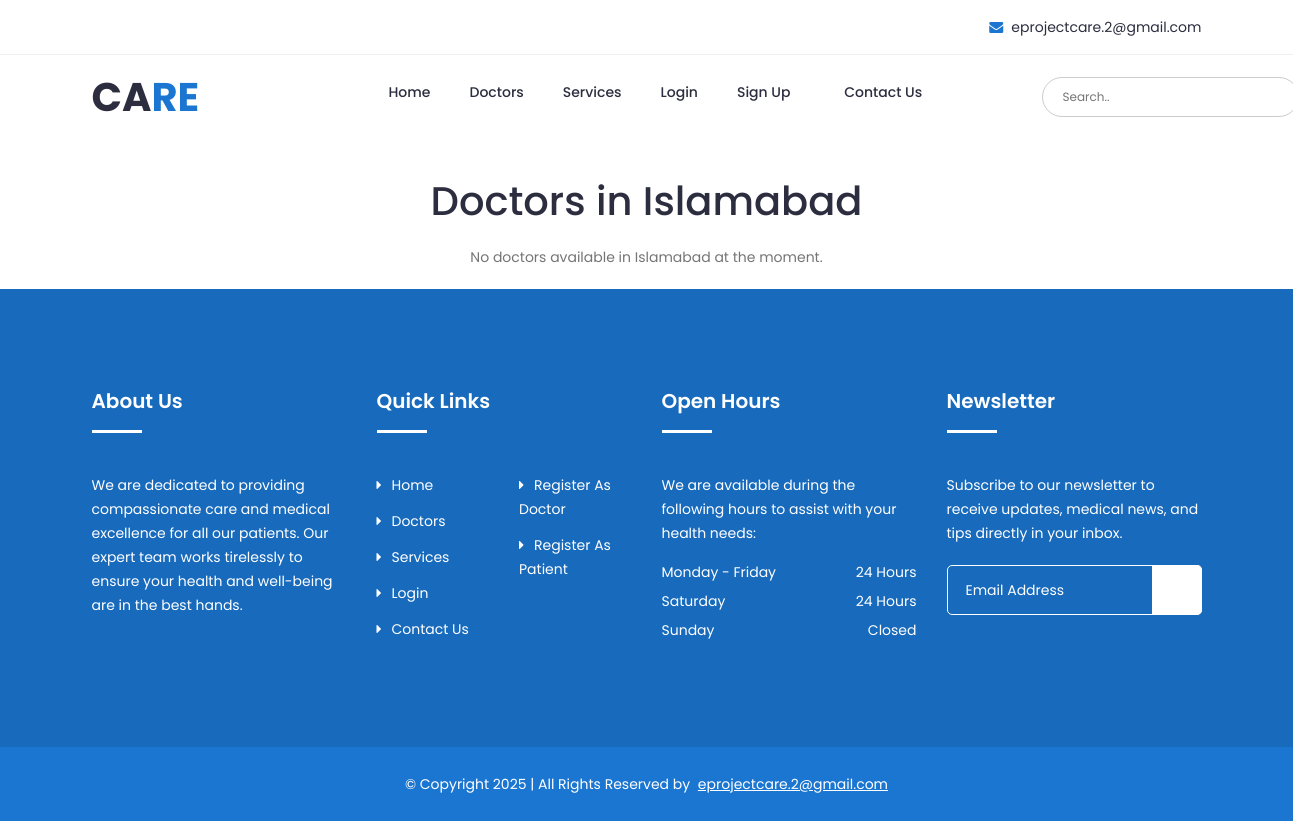
The app's page /islamabad.php, older data.
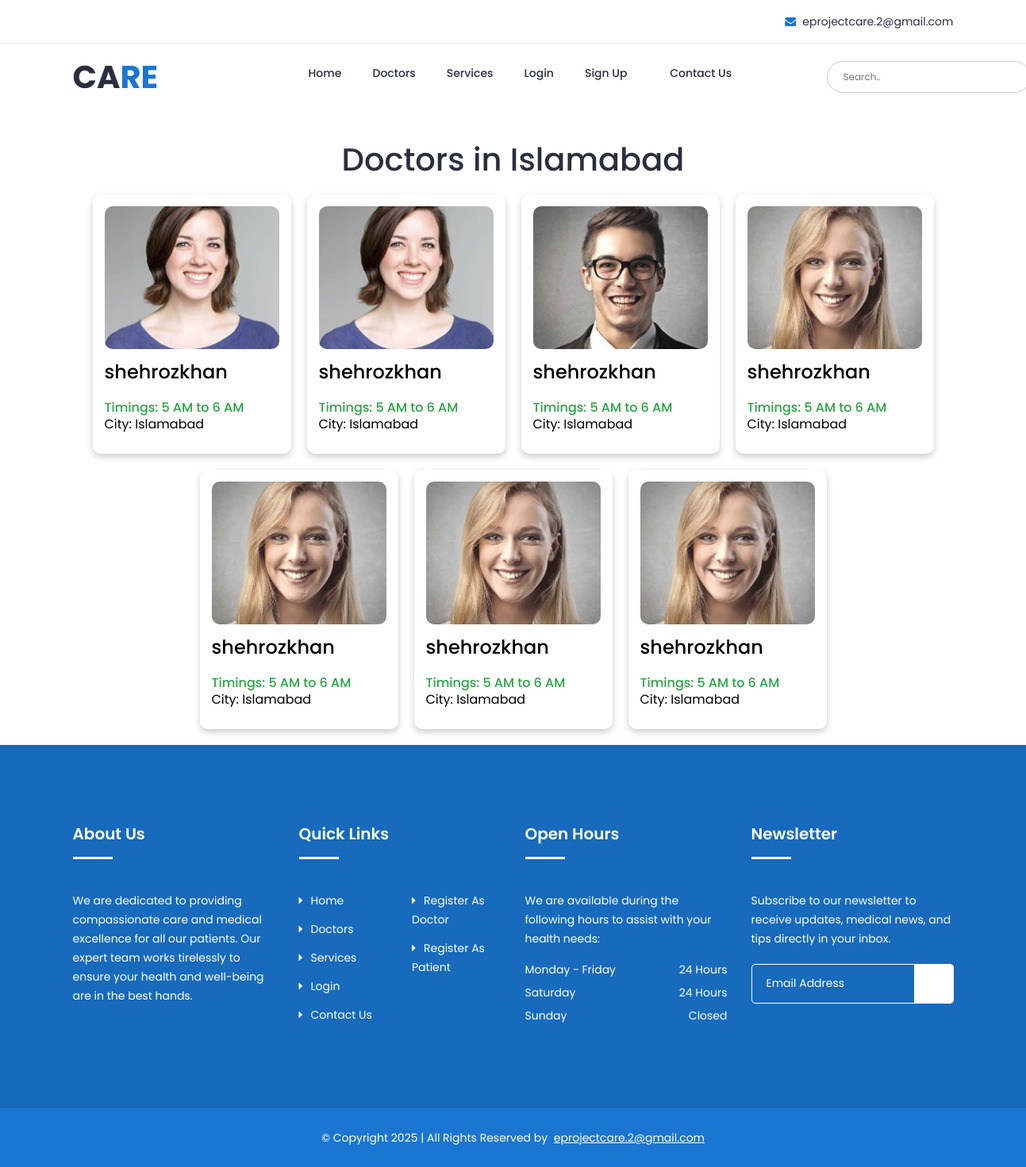
The same page, newer data.
### tables this page shows
CREATE TABLE `doctor` (
  `id` int(11) NOT NULL,
  `name` varchar(255) NOT NULL,
  `specialization` varchar(255) NOT NULL,
  `experience` varchar(100) NOT NULL,
  `city` varchar(50) NOT NULL,
  `time` varchar(50) NOT NULL,
  `bio` text NOT NULL,
  `email` varchar(100) NOT NULL,
  `password` varchar(255) NOT NULL,
  `picture` varchar(255) NOT NULL,
  `status` varchar(20) DEFAULT 'pending'
);

### islamabad.php (the view, shortened to what this page needs)
<?php
$conn = mysqli_connect("localhost", "root", "", "care");
$query = "SELECT * FROM doctor WHERE status = 'accepted' AND city = 'Islamabad'";
$result = mysqli_query($conn, $query);
?>
    <!DOCTYPE html>
<html lang="en">
<head>
    <link href="https://cdn.jsdelivr.net/npm/remixicon@4.5.0/fonts/remixicon.css" rel="stylesheet" />
    <link rel="stylesheet" href="css/bootstrap.min.css">
    <link rel="stylesheet" href="css/nice-select.css">
    <link rel="stylesheet" href="css/font-awesome.min.css">
    <link rel="stylesheet" href="css/icofont.css">
    <link rel="stylesheet" href="css/slicknav.min.css">
    <link rel="stylesheet" href="css/owl-carousel.css">
    <link rel="stylesheet" href="css/datepicker.css">
    <link rel="stylesheet" href="css/animate.min.css">
    <link rel="stylesheet" href="css/magnific-popup.css">
    <link rel="stylesheet" href="css/normalize.css">
    <link rel="stylesheet" href="style.css">
    <link rel="stylesheet" href="css/responsive.css">
</head>
<body>
    <header class="header">
        <div class="topbar">
            <div class="container">
                <div class="row">
                    <div class="col-lg-6 col-md-5 col-12">
                    </div>
                    <div class="col-lg-6 col-md-7 col-12">
                        <ul class="top-contact">
                            <li><i class="fa fa-envelope"></i><a
                                    href="mailto:eprojectcare.2@gmail.com">eprojectcare.2@gmail.com</a></li>
                        </ul>
                    </div>
                </div>
            </div>
        </div>
        <div class="header-inner">
            <div class="container">
                <div class="inner">
                    <div class="row">
                        <div class="col-lg-3 col-md-3 col-12">
                            <div class="logo">
                                <a href="index.php">
                                    <h1>CA<span>RE</span></h1>
                                </a>
                            </div>
                        </div>
                        <div class="col-lg-7 col-md-9 col-12">
                            <div class="main-menu">
                                <nav class="navigation">
                                    <ul class="nav menu">
                                        <li><a href="index.php">Home</i></a>
                                        </li>
                                        <li><a href="alldoc.php">Doctors </a></li>
                                        <li><a href="services.php">Services </a></li>
                                        <li><a href="login.php">Login </i></a>
                                        </li>
                                        <li><a href="signup.php">Sign Up <i class="icofont-rounded-down"></i></a>
                                        </li>
                                        <li><a href="contact.php">Contact Us</a></li>
                                    </ul>
                                </nav>
                            </div>
                        </div>
                        <div class="col-lg-2 col-12"
                            style="display: flex; align-items: center; justify-content: space-between; margin-top: 10px;">
                            <form method="GET" action="" style="display: flex; align-items: center; width: 100%;">
                                <input
                                    style="border-radius: 30px; padding-left: 20px; font-size: 12px; flex-grow: 1; height: 40px;"
                                    type="search" name="search" id="search" placeholder="Search.."
                                    value="<?php echo isset($_GET['search']) ? htmlspecialchars($_GET['search']) : ''; ?>">
                            </form>
                        </div>
                    </div>
                </div>
            </div>
        </div>
    </header>
    <div class="container">
        <h1 class="text-center mt-5">Doctors in Islamabad</h1>
        <div class="doctor-main">
            <?php
            if (mysqli_num_rows($result) > 0) {
                while ($row = mysqli_fetch_assoc($result)) {
                    $doctor_name = htmlspecialchars($row['name']);
                    $doctor_department = htmlspecialchars($row['department']);
                    $doctor_picture = htmlspecialchars($row['picture']);
                    $doctor_timing = htmlspecialchars($row['time']);
            ?>
                    <a href="confirmApp.php?doctor=<?php echo urlencode($doctor_name); ?>&specialty=<?php echo urlencode($doctor_department); ?>" class="d-card1">
                        <div class="c-img">
                            <img src="doctorImage/<?php echo $doctor_picture; ?>" alt="<?php echo $doctor_name; ?>">
                        </div>
                        <div class="c-text">
                            <h1><?php echo $doctor_name; ?></h1>
                            <h5>Timings: <?php echo $doctor_timing; ?></h5>
                            <p>City: <?php echo htmlspecialchars($row['city']); ?></p>
                        </div>
                    </a>
            <?php
                }
            } else {
                echo "<p class='text-center'>No doctors available in Islamabad at the moment.</p>";
            }
            ?>
        </div>
    </div>
<footer id="footer" class="footer">
    <div class="footer-top">
        <div class="container">
            <div class="row">
                <div class="col-lg-3 col-md-6 col-12">
                    <div class="single-footer">
                        <h2>About Us</h2>
                        <p>We are dedicated to providing compassionate care and medical excellence for all our patients. Our expert team works tirelessly to ensure your health and well-being are in the best hands.</p>
                    </div>
                </div>
				<div class="col-lg-3 col-md-6 col-12">
					<div class="single-footer f-link">
						<h2>Quick Links</h2>
						<div class="row">
							<div class="col-lg-6 col-md-6 col-12">
								<ul>
									<li><a href="index.php"><i class="fa fa-caret-right" aria-hidden="true"></i>Home</a></li>
									<li><a href="alldoc.php"><i class="fa fa-caret-right" aria-hidden="true"></i>Doctors</a></li>
									<li><a href="services.php"><i class="fa fa-caret-right" aria-hidden="true"></i>Services</a></li>
									<li><a href="login.php"><i class="fa fa-caret-right" aria-hidden="true"></i>Login</a></li>
									<li><a href="contact.php"><i class="fa fa-caret-right" aria-hidden="true"></i>Contact Us</a></li>
								</ul>
							</div>
							<div class="col-lg-6 col-md-6 col-12">
								<ul>
									<li><a href="singupdoctor.php"><i class="fa fa-caret-right" aria-hidden="true"></i>Register as Doctor</a></li>
									<li><a href="patientsignup.php"><i class="fa fa-caret-right" aria-hidden="true"></i>Register as Patient</a></li>
								</ul>
							</div>
						</div>
					</div>
				</div>
                <div class="col-lg-3 col-md-6 col-12">
                    <div class="single-footer">
                        <h2>Open Hours</h2>
                        <p>We are available during the following hours to assist with your health needs:</p>
                        <ul class="time-sidual">
                            <li class="day">Monday - Friday <span>24 Hours</span></li>
                            <li class="day">Saturday <span>24 Hours</span></li>
                            <li class="day">Sunday <span>Closed</span></li>
                        </ul>
                    </div>
                </div>
                <div class="col-lg-3 col-md-6 col-12">
                    <div class="single-footer">
                        <h2>Newsletter</h2>
                        <p>Subscribe to our newsletter to receive updates, medical news, and tips directly in your inbox.</p>
                        <form action="mail/mail.php" method="get" target="_blank" class="newsletter-inner">
                            <input name="email" placeholder="Email Address" class="common-input" onfocus="this.placeholder = ''" onblur="this.placeholder = 'Your email address'" required="" type="email">
                            <button class="button"><i class="icofont icofont-paper-plane"></i></button>
                        </form>
                    </div>
                </div>
            </div>
        </div>
    </div>
    <div class="copyright">
        <div class="container">
            <div class="row">
                <div class="col-lg-12 col-md-12 col-12">
                    <div class="copyright-content">
                        <p>© Copyright 2025 | All Rights Reserved by <a href="mailto:eprojectcare.2@gmail.com" target="_blank">eprojectcare.2@gmail.com</a></p>
                    </div>
                </div>
            </div>
        </div>
    </div>
</footer>
</body>
</html>

### islamabad.php (style rules this page uses)
.doctor-main { display: flex; flex-wrap: wrap; justify-content: center; gap: 20px; margin: 20px 0; }
.d-card1 { width: 250px; background: white; border-radius: 10px; box-shadow: 0 4px 8px rgba(0, 0, 0, 0.2); padding: 15px; transition: 0.2s ease-in-out; }
.d-card1 img { width: 100%; height: 180px; border-radius: 10px; object-fit: cover; }
.c-text { padding: 10px 0; }
.c-text h1 { font-size: 1.5rem; margin: 5px 0; color: #000; }
.c-text h5 { margin-top: 20px; font-size: 1rem; color: #28a745; }
.c-text h6, .c-text p { font-size: 1rem; color: #000; }

Row changes from the older to the newer data that the page shows:
added doctor: picture (picture), name "shehrozkhan", time "5 AM to 6 AM", city "Islamabad"
added doctor: picture (picture), name "shehrozkhan", time "5 AM to 6 AM", city "Islamabad"
added doctor: picture (picture), name "shehrozkhan", time "5 AM to 6 AM", city "Islamabad"
added doctor: picture (picture), name "shehrozkhan", time "5 AM to 6 AM", city "Islamabad"
added doctor: picture (picture), name "shehrozkhan", time "5 AM to 6 AM", city "Islamabad"
added doctor: picture (picture), name "shehrozkhan", time "5 AM to 6 AM", city "Islamabad"
added doctor: picture (picture), name "shehrozkhan", time "5 AM to 6 AM", city "Islamabad"
Text that changed along with them:
text no longer shown: "No doctors available in Islamabad at the moment."
